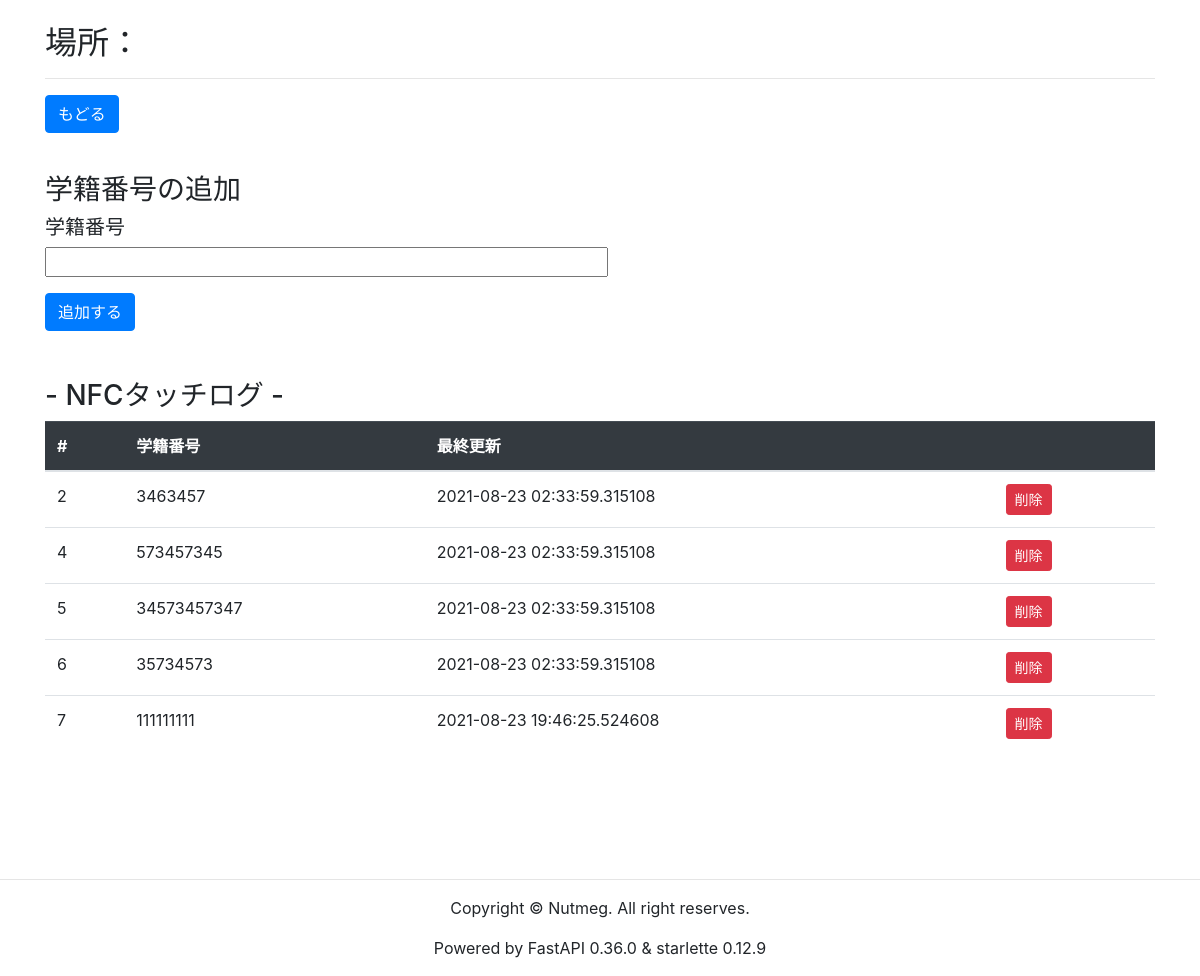
/1, run on an earlier commit of the app's database.
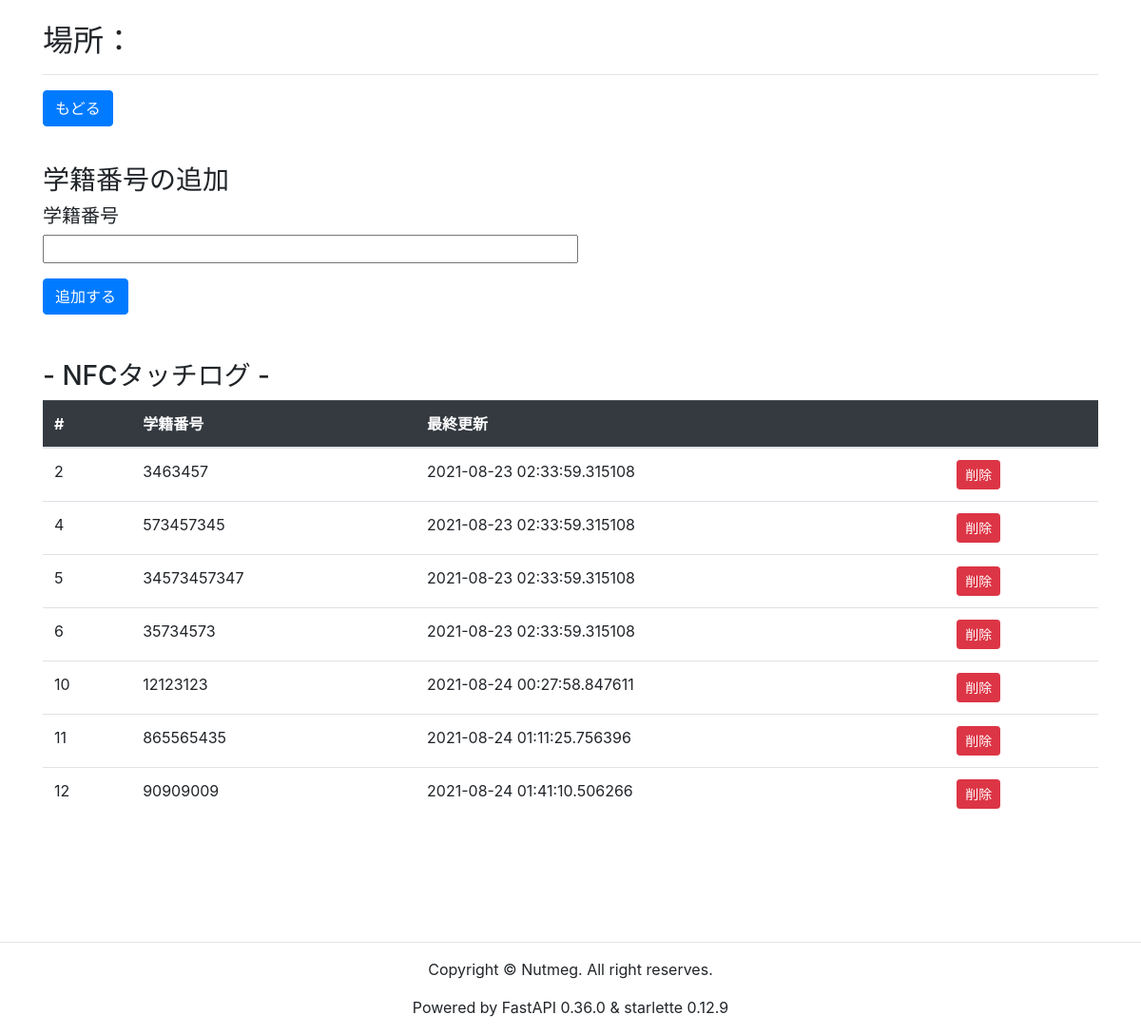
And on a later commit of the database.
### models.py (models this page shows, shortened)
class Log(Base):
    __tablename__ = 'log'
    id = Column(
        'id',
        INTEGER(unsigned=True),
        primary_key=True,
        autoincrement=True,
    )
    place_id = Column('place_id', ForeignKey('place.id'))
    student_id = Column(
        'student_id',
        INTEGER(unsigned=True)
    )
    time = Column(
        'time',
        DateTime,
        default=datetime.now(),
        nullable=False,
        server_default=current_timestamp(),
    )

### controllers.py (the view)
def place(request: Request, p_id):
  place = db.session.query(Place).filter(Place.id == p_id)
  placename = db.session.query(Place).filter(Place.id == p_id).first()
  log = db.session.query(Log).filter(Log.place_id == p_id).all()
  db.session.close()
  return templates.TemplateResponse('admin.html',
                                      {'request': request,
                                       'place': place,
                                       'placename': placename,
                                       'log': log})

### templates/admin.html
{% extends "layout.html" %}
{% block content %}
<br>
<h2>場所：{{ place['placename'] }}</h2>
<hr>
<p><a href="/" class="btn btn-primary">もどる</a></p>
<br>
<h3>学籍番号の追加</h3>
<form action="/add" method="post">
    <h5>学籍番号</h5>
    <p><input type="text" size="50" maxlength="200" name="student_id"></p>
    <button type="submit" class="btn btn-primary">追加する</button>
</form>
<br><br>
<h3> - NFCタッチログ - </h3>
<table class="table">
    <thead class="table-dark">
    <tr>
        <th>#</th>
        <th>学籍番号</th>
        <th>最終更新</th>
        <th></th>
    </tr>
    </thead>
    <tbody>
    {% for t in log %}
    <tr>
        <td>{{ t['id'] }}</td>
        <td>{{ t['student_id'] }}</td>
        <td>{{ t['time'] }}</td>
        <td>
            <a href="/delete/{{ t.id }}" class="btn btn-danger btn-sm">削除</a>
        </td>
    </tr>
    {% endfor %}
    </tbody>
</table>
<br><br>
<br>
{% endblock %}

### templates/layout.html (shortened to what this page needs)
<!DOCTYPE html>
<html lang="ja">
<head>
    <link rel="stylesheet" href="https://stackpath.bootstrapcdn.com/bootstrap/4.3.1/css/bootstrap.min.css">
</head>
<body>
<div style="display: flex; flex-direction: column; min-height: 80vh">
    <div class="container">
        {% block content %}{% endblock %}
    </div>
</div>
<br>
<hr>
<footer>
    <div align="center">
        <p>Copyright &copy; Nutmeg. All right reserves.</p>
        <p>Powered by FastAPI 0.36.0 &amp; starlette 0.12.9</p>
    </div>
</footer>
</body>
</html>

What changed in the data, as far as the page shows it:
removed Log: id "7", student_id "111111111", time "2021-08-23 19:46:25.524608"
added Log: id "10", student_id "12123123", time "2021-08-24 00:27:58.847611"
added Log: id "11", student_id "865565435", time "2021-08-24 01:11:25.756396"
added Log: id "12", student_id "90909009", time "2021-08-24 01:41:10.506266"
